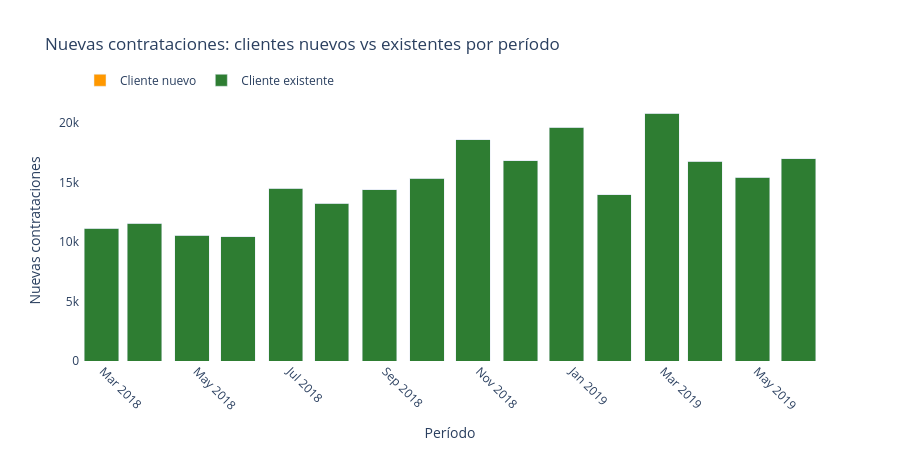

This figure's notebook cell:
### Markdown cell above
Lo que revela este gráfico:

- La Cuenta easyMoney domina con un 66,9%: es el producto de entrada, como era de esperar, ya que fue su primer producto.
- Todo lo demás está por debajo del 10%, lo que evidencia una gran brecha de cross-sell.
- Préstamos, Hipoteca, Cuenta easyMoney+, Depósito C/P aparecen todos con un 0,0%: estos productos son prácticamente inexistentes dentro de la cartera.
- La Tarjeta débito (9,8%) es el segundo producto más popular, lo cual tiene sentido como complemento natural de la cuenta principal.
- La Cuenta Crypto (5,6%) resulta sorprendentemente alta para ser un producto de nicho.
- Esto respalda directamente la estrategia de penetración de mercado de Ansoff: la base actual de clientes está claramente infraatendida.

### Code cell
# ── Gráfico 3: Contrataciones nuevos vs existentes por período ─────────────

# Verificar los números reales
print("Contratos por tipo de cliente por período:")
pivot = contracts_by_type.pivot(
    index='pk_partition', 
    columns='tipo_cliente', 
    values='new_contracts'
).fillna(0)
pivot['% cliente nuevo'] = (pivot['Cliente nuevo'] / 
                            (pivot['Cliente nuevo'] + pivot['Cliente existente']) * 100).round(2)
print(pivot.to_string())

# Gráfico con porcentaje
fig3b = go.Figure()

fig3b.add_trace(go.Bar(
    x=pivot.index,
    y=pivot['Cliente existente'],
    name='Cliente existente',
    marker_color=EM_DARK
))

fig3b.add_trace(go.Bar(
    x=pivot.index,
    y=pivot.get('Cliente nuevo', 0),
    name='Cliente nuevo',
    marker_color=EM_ORANGE
))

fig3b.update_layout(
    title='Nuevas contrataciones: clientes nuevos vs existentes por período',
    xaxis_title='Período',
    yaxis_title='Nuevas contrataciones',
    barmode='stack',
    plot_bgcolor='white',
    height=450,
    legend=dict(orientation='h', yanchor='bottom', y=1.02),
    xaxis_tickangle=45
)

fig3b.show()
print("\n✓ Gráfico 3 corregido!")

### Figure 1 — Plotly figure (JSON) as saved in the notebook; plotly's stock layout.template omitted (floating-point values rounded to 4 significant figures)
{"data": [{"marker": {"color": "#2E7D32"}, "name": "Cliente existente", "type": "bar", "x": ["2018-02-28", "2018-03-28", "2018-04-28", "2018-05-28", "2018-06-28", "2018-07-28", "2018-08-28", "2018-09-28", "2018-10-28", "2018-11-28", "2018-12-28", "2019-01-28", "2019-02-28", "2019-03-28", "2019-04-28", "2019-05-28"], "y": [11165, 11597, 10591, 10444, 14536, 13262, 14400, 15384, 18608, 16835, 19655, 13994, 20856, 16794, 15447, 17009]}, {"marker": {"color": "#FF9800"}, "name": "Cliente nuevo", "type": "bar", "x": ["2018-02-28", "2018-03-28", "2018-04-28", "2018-05-28", "2018-06-28", "2018-07-28", "2018-08-28", "2018-09-28", "2018-10-28", "2018-11-28", "2018-12-28", "2019-01-28", "2019-02-28", "2019-03-28", "2019-04-28", "2019-05-28"], "y": [0, 0, 0, 0, 0, 0, 0, 0, 0, 0, 0, 0, 0, 0, 0, 0]}], "layout": {"barmode": "stack", "height": 450, "legend": {"orientation": "h", "y": 1.02, "yanchor": "bottom"}, "plot_bgcolor": "white", "title": {"text": "Nuevas contrataciones: clientes nuevos vs existentes por período"}, "xaxis": {"tickangle": 45, "title": {"text": "Período"}}, "yaxis": {"title": {"text": "Nuevas contrataciones"}}}}
